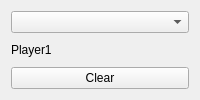
<?xml version="1.0" encoding="UTF-8"?>
<ui version="4.0">
 <class>TicTacToe</class>
 <widget class="QWidget" name="TicTacToe">
  <property name="windowTitle">
   <string>TicTacToe</string>
  </property>
  <layout class="QVBoxLayout" name="verticalLayout">
   <item>
    <widget class="QComboBox" name="modeComboBox"/>
   </item>
   <item>
    <widget class="QLabel" name="statusLabel">
     <property name="text">
      <string>Player1</string>
     </property>
    </widget>
   </item>
   <item>
    <layout class="QGridLayout" name="gridLayout"/>
   </item>
   <item>
    <widget class="QPushButton" name="clearBtn">
     <property name="text">
      <string>Clear</string>
     </property>
    </widget>
   </item>
  </layout>
 </widget>
 <resources/>
 <connections/>
</ui>
